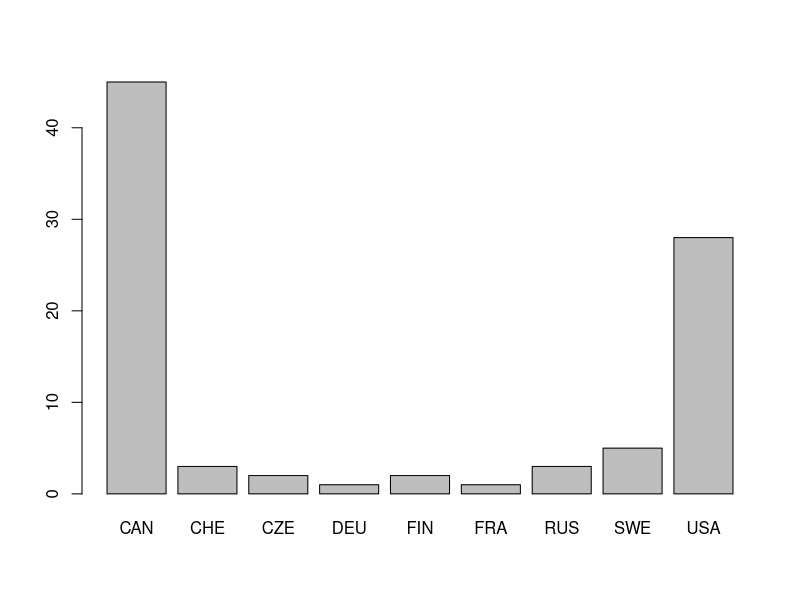

Write the R code that produced this figure. (Note: this script raises an error after producing the figure.)
#Tyler Lewris
#tal3fj
#Final Project
#Linear Method

setwd("~/Documents/UVA/UVA DS /SYS 6018 Data Mining/NHL_Salary")

# Grading Criteria
# Data exploration
# Data cleaning (missing values, outliers, etc.)
# Rationale for the selected statistical modeling methods
# Correct implementation and use of statistical modeling methods
# Appropriate model selection approach (train/test, cross-validation, etc.)
# Thoroughly documented code (R comments)
# Appropriate use of functions to reduce code complexity and redundancy
# Writing quality for final report, evaluated in terms of conformance to process outline, 
# level of detail, and correctness.

#NOTE: Data cleaning and exploration have been thoroughly done in a separate R file.
#The data in the csv's below have already been cleaned and explored.


library(car)
library(MASS)

#-------------------------------------------READ IN DATA------------------------------------------------

#------------------Full Data Set
#Defensive Players
full_D <- read.csv('full_D.csv', header=T) #reading in the data
#Offensive Players
full_F <- read.csv('full_F.csv', header=T)

#Check data has been read in properly
head(full_D)
head(full_F)

sum(is.na(full_D)) #no NA's
sum(is.na(full_F)) #no NA's

#Drop X and Name
full_D <- full_D[, -c(1:2)] 
full_F <- full_F[, -c(1:2)] 

#------------------Performance Only Data Set
#Defensive Players
perfonly_D <- read.csv('perfonly_D.csv', header=T) #reading in the data
#Offensive Players
perfonly_F <- read.csv('perfonly_F.csv', header=T)

#Check data has been read in properly
head(perfonly_D)
head(perfonly_F)

sum(is.na(perfonly_D)) #no NA's
sum(is.na(perfonly_F)) #no NA's

#Drop X, Name, and Age (We want performance metrics only)
perfonly_D <- perfonly_D[, -c(1:3)] 
perfonly_F <- perfonly_F[, -c(1:3)] 

#-------------------------------------------DATA EXPLORATION------------------------------------------------

#------------------Full Data Set
#Need to idetify which are categorical variables and which are numeric
lapply(full_D, class)
lapply(full_F, class)

#Nat converted to factor
full_D$Nat <- as.factor(full_D$Nat)
#Rest convert to numeric
full_D[2:88] <- lapply(full_D[2:88], as.numeric)

#Nat converted to factor
full_F$Nat <- as.factor(full_F$Nat)
#Rest convert to numeric
full_F[2:88] <- lapply(full_F[2:88], as.numeric)

#Putting response variable in first column
col_idx <- grep("cap_hit", names(full_D))
full_D <- full_D[, c(col_idx, (1:ncol(full_D))[-col_idx])]
names(full_D)

#Putting response variable in first column
col_idx <- grep("cap_hit", names(full_F))
full_F <- full_F[, c(col_idx, (1:ncol(full_F))[-col_idx])]
names(full_F)

#Looking at Nat
plot(full_D$Nat)
summary(full_D$Nat)
#Class imbalance: large number of Canada and USA Nat's but not others, going to combine into
#binary classificaiton. 1 for CanAndUSA and 0 for every other nationality.

full_D$CA_US = ifelse(((full_D$Nat == 'CAN')|(full_D$Nat == 'USA')),1,0)
full_D$CA_US<-as.factor(full_D$CA_US)
full_D = full_D[,-3]

full_F$CA_US = ifelse(((full_F$Nat == 'CAN')|(full_F$Nat == 'USA')),1,0)
full_F$CA_US<-as.factor(full_F$CA_US)
full_F = full_F[,-3]

#------------------Performance Only Data Set
#Need to idetify which are categorical variables and which are numeric
lapply(perfonly_D, class)
lapply(perfonly_F, class)

#Convert to numeric
perfonly_D[1:79] <- lapply(perfonly_D[1:79], as.numeric)

#Convert to numeric
perfonly_F[1:79] <- lapply(perfonly_F[1:79], as.numeric)

#Putting response variable in first column
col_idx <- grep("cap_hit", names(perfonly_D))
perfonly_D <- perfonly_D[, c(col_idx, (1:ncol(perfonly_D))[-col_idx])]
names(perfonly_D)

#Putting response variable in first column
col_idx <- grep("cap_hit", names(perfonly_F))
perfonly_F <- perfonly_F[, c(col_idx, (1:ncol(perfonly_F))[-col_idx])]
names(perfonly_F)

#-------------------------------------------LINEAR MODELING------------------------------------------------
#PRELIMINARY ANALYSIS
lm0=lm(cap_hit~., data = full_D)
summary(lm0) # HIGH r square but might largely due to multicollinearity
vif(lm0) # severe multicollineary

#-------------------------------------------ITERATIVE MODEL SELECTION------------------------------------------------
#-----------------------------------------------Lasso Regression------------------------------------------------

#Here, since we clearly have significant multicollinearity I am going to use Lasso regression (a method of variable selection)
#to identify the most important variables and move forward with modeling from there.

#------------------Full Data Set
#-------DEFENSE
## Put data into a matrix for ridge regression
sdata.m <- as.matrix(full_D)
class(sdata.m) <- "numeric"
#sdata.m <- sdata.m[,-3]
summary(sdata.m)

## Lasso regression uses the same function as ridge regression with alpha=1

#fit_lasso = glmnet(df_mat[, -which(names(df) == 'cap_hit')], df_mat[, 2], alpha = 1)

s.lasso <- glmnet(sdata.m[,-1], sdata.m[,1], alpha=1)
s.lasso$lambda[20]
s.lasso$lambda
coef(s.lasso)[,20]
#plot trace
plot(s.lasso, xvar = "lambda", label = TRUE)

which(coef(s.lasso)[,20] > 0)
#Variables with coefficients > 0
# AGE Ovrl xGF ly_salary ev_A1 ev_ixG ev_iSCF ev_iTKA pp_G pp_A1 pk_A stars

#get variables selected by lasso so it can actually run
good_vars = names(full_D)[which(coef(s.lasso)[,20] > 0)]
good_vars = as.data.frame(good_vars)
good_vars = good_vars[-1,]

#cross validate
lasso_cvm = cv.glmnet(sdata.m[, which(names(full_D) %in% good_vars)], sdata.m[, 1], alpha = 1)
min_lambda = lasso_cvm$lambda.min

#final lasso model
lasso_cvm = glmnet(sdata.m[, which(names(full_D) %in% good_vars)], sdata.m[, 1], alpha = 1, lambda = min_lambda)
lasso_cvm$lambda
coef(lasso_cvm)[,1]
lasso_cvm$dev.ratio
#Significant variables in full_D dataset
# [1] 0.742
# (Intercept)         xGF   ly_salary       ev_A1      ev_ixG     ev_iSCF     ev_iTKA        pp_G 
# 4.40e+05    1.05e+04    1.80e-01    1.81e+04    1.28e+05    1.25e+04    2.28e+04    1.68e+05 
# pp_A1        pk_A       stars 
# 5.10e+04    1.47e+05    1.07e+05

#-------OFFENSE
sdata.m <- as.matrix(full_F)
class(sdata.m) <- "numeric"
summary(sdata.m)
s.lasso <- glmnet(sdata.m[,-1], sdata.m[,1], alpha=1)
s.lasso$lambda[20]
s.lasso$lambda
coef(s.lasso)[,20]
#plot trace
plot(s.lasso, xvar = "lambda", label = TRUE)

which(coef(s.lasso)[,20] > 0)
#Variables with coefficients > 0
# (Intercept)      ev_PTS     ev_iFOW        pp_A      pp_PTS       stars 
#          1          23          45          54          56          87 

#get variables selected by lasso so it can actually run
good_vars = names(full_F)[which(coef(s.lasso)[,20] > 0)]
good_vars = as.data.frame(good_vars)
good_vars = good_vars[-1,]

#cross validate
lasso_cvm = cv.glmnet(sdata.m[, which(names(full_F) %in% good_vars)], sdata.m[, 1], alpha = 1)
min_lambda = lasso_cvm$lambda.min

#final lasso model
lasso_cvm = glmnet(sdata.m[, which(names(full_F) %in% good_vars)], sdata.m[, 1], alpha = 1, lambda = min_lambda)
lasso_cvm$lambda
coef(lasso_cvm)[,1]

#Significant variables in full_F dataset
# (Intercept)      ev_PTS     ev_iFOW        pp_A      pp_PTS       stars 
# 404795       16313        1615       98212       45844      196256

#------------------Performance Only Data Set
#-------DEFENSE
sdata.m <- as.matrix(perfonly_D)
class(sdata.m) <- "numeric"
summary(sdata.m)
s.lasso <- glmnet(sdata.m[,-1], sdata.m[,1], alpha=1)
s.lasso$lambda[20]
s.lasso$lambda
coef(s.lasso)[,20]
#plot trace
plot(s.lasso, xvar = "lambda", label = TRUE)

which(coef(s.lasso)[,20] > 0)
#Variables with coefficients > 0
# (Intercept)         xGF       ev_A1      ev_ixG     ev_iTKA        pp_G        pk_A ev_Prev3PTS 
# 1           9          14          23          35          45          56          69 
# stars 
# 79 

#get variables selected by lasso so it can actually run
good_vars = names(perfonly_D)[which(coef(s.lasso)[,20] > 0)]
good_vars = as.data.frame(good_vars)
good_vars = good_vars[-1,]

#cross validate
lasso_cvm = cv.glmnet(sdata.m[, which(names(perfonly_D) %in% good_vars)], sdata.m[, 1], alpha = 1)
min_lambda = lasso_cvm$lambda.min

#final lasso model
lasso_cvm = glmnet(sdata.m[, which(names(perfonly_D) %in% good_vars)], sdata.m[, 1], alpha = 1, lambda = min_lambda)
lasso_cvm$lambda
coef(lasso_cvm)[,1]

#Significant variables in perfonly_D dataset
# (Intercept)         xGF       ev_A1      ev_ixG     ev_iTKA        pp_G        pk_A ev_Prev3PTS 
# 413032       11162       15872      169249       24389      313131      296767       10449 
# stars 
# 75906 

#-------OFFENSE

sdata.m <- as.matrix(perfonly_F)
class(sdata.m) <- "numeric"
summary(sdata.m)
s.lasso <- glmnet(sdata.m[,-1], sdata.m[,1], alpha=1)
s.lasso$lambda[20]
s.lasso$lambda
coef(s.lasso)[,20]
#plot trace
plot(s.lasso, xvar = "lambda", label = TRUE)

which(coef(s.lasso)[,20] > 0)
#Variables with coefficients > 0
# (Intercept)      ev_PTS     ev_iFOW        pp_A      pp_PTS       stars 
# 1          15          37          46          48          79 

#get variables selected by lasso so it can actually run
good_vars = names(perfonly_F)[which(coef(s.lasso)[,20] > 0)]
good_vars = as.data.frame(good_vars)
good_vars = good_vars[-1,]

#cross validate
lasso_cvm = cv.glmnet(sdata.m[, which(names(perfonly_F) %in% good_vars)], sdata.m[, 1], alpha = 1)
min_lambda = lasso_cvm$lambda.min

#final lasso model
lasso_cvm = glmnet(sdata.m[, which(names(perfonly_F) %in% good_vars)], sdata.m[, 1], alpha = 1, lambda = min_lambda)
lasso_cvm$lambda
coef(lasso_cvm)[,1]

#Significant variables in perfonly_F dataset
# (Intercept)      ev_PTS     ev_iFOW        pp_A      pp_PTS       stars 
# 404795       16313        1615       98212       45844      196256


#CREATE BEST LINEAR MODELS FROM LASSO REGRESSION
lasso_full_D <- lm(cap_hit~ xGF + ly_salary + ev_A1 + ev_ixG + ev_iSCF + ev_iTKA + pp_G, data= full_D)
summary(lasso_full_D)
vif(lasso_full_D)
#Adjusted R-squared:  0.725

lasso_full_F <- lm(cap_hit~ ev_PTS + ev_iFOW + pp_A + pp_PTS + stars, data= full_F)
summary(lasso_full_F)
vif(lasso_full_F)
#Adjusted R-squared:  0.844

lasso_perfonly_D <- lm(cap_hit~ xGF + ev_A1 + ev_ixG + ev_iTKA + pp_G + pk_A + ev_Prev3PTS + stars, data= perfonly_D)
summary(lasso_perfonly_D)
vif(lasso_perfonly_D)
#Adjusted R-squared:  0.719

lasso_perfonly_F <- lm(cap_hit~ ev_PTS + ev_iFOW + pp_A + pp_PTS + stars, data= perfonly_F)
summary(lasso_perfonly_F)
vif(lasso_perfonly_F)
#Adjusted R-squared:  0.844

#-----------------------------------------------End of Lasso Regression------------------------------------------------
#-----------------------------------------------ITERATIVE MODEL SELECTION------------------------------------------------


#----------------------------Full Defense Data Set
## Iterative model selection
## Begin by defining the models with no variables (null) and all variables (full)
model.null <- lm(cap_hit~1, data=full_D)
model.full <- lm(cap_hit~., data=full_D)

## Forward selection
step(model.null, scope=list(lower=model.null, upper=model.full), direction="forward")
# Step:  AIC=2386
# cap_hit ~ xGF + pp_G + ev_iTKA + Ovrl + ly_salary + AGE + pp_Prev3PPG + 
#   ev_Prev3G + ev_CF + ev_G + ev_ixG + ly_cap_hit + DftRd + 
#   ev_iHA + pp_Pct. + OTG + ev_FF + GWG + stars + DftYr + ev_Prev3A + 
#   CA_US + pk_Prev3Blk + pk_Prev3TOI + pk_RelPct.

## Backward selection
step(model.full, scope=list(lower=model.null, upper=model.full), direction="backward")
# Step:  AIC=2345
# cap_hit ~ ly_cap_hit + Ht + Wt + DftYr + DftRd + Ovrl + GP + 
#   plusminus + PIM + OTG + GWG + NPD + xGF + xGA + Grit + ly_salary + 
#   ev_G + ev_A + ev_IPP. + ev_SH. + ev_PDO + ev_Pct. + ev_RelPct. + 
#   ev_iSCF + ev_iCF + ev_iFF + ev_Pass + ev_iHF + ev_iHA + ev_iGVA + 
#   ev_iTKA + ev_iFOW + ev_FO. + ev_CF + ev_CA + ev_FF + ev_FA + 
#   ev_SCF + pp_G + pp_A1 + pp_TOI + pp_F.60 + pp_Pct. + pk_G + 
#   pk_A + pk_TOI + pk_TOIGP + pk_A.60 + pk_Pct. + pk_RelPct. + 
#   pk_iTKA + Prev3GP + ev_Prev3G + ev_Prev3A + ev_Prev3TOI + 
#   pp_Prev3PPG + pp_Prev3PPA + pp_Prev3TOI + pk_Prev3Hits + 
#   pk_Prev3TOI

## Stepwise selection
step(model.null, scope=list(lower=model.null, upper=model.full), direction="both")
# Step:  AIC=2384
# cap_hit ~ xGF + ev_iTKA + Ovrl + ly_salary + pp_Prev3PPG + ev_Prev3G + 
#   ev_CF + ev_G + ev_ixG + ly_cap_hit + DftRd + ev_iHA + pp_Pct. + 
#   OTG + ev_FF + GWG + stars + DftYr + ev_Prev3A + CA_US + pk_Prev3Blk + 
#   pk_Prev3TOI

#Stepmodel with stepwise selection
step_fulld <- lm(cap_hit ~ xGF + ev_iTKA + Ovrl + ly_salary + pp_Prev3PPG + ev_Prev3G + 
                   ev_CF + ev_G + ev_ixG + ly_cap_hit + DftRd + ev_iHA + pp_Pct. + 
                   OTG + ev_FF + GWG + stars + DftYr + ev_Prev3A + CA_US + pk_Prev3Blk + 
                   pk_Prev3TOI, data=full_D)

# Take a look at the model statistics and if there is any multicollinearity present that we need to be worried about.
summary(step_fulld)
vif(step_fulld)
which(vif(step_fulld) < 10)
#Remove multicollinear variables
step_fulld1 <- lm(cap_hit ~ ev_iTKA + pp_Prev3PPG + ev_Prev3G + ev_G + 
                    ev_iHA + pp_Pct. + OTG + GWG + stars + DftYr + ev_Prev3A + 
                    CA_US, data=full_D)
summary(step_fulld1)
vif(step_fulld1)
#no longer multicollinearity in the model

#----------------------------Full Offense Data Set
## Iterative model selection
## Begin by defining the models with no variables (null) and all variables (full)
model.null <- lm(cap_hit~1, data=full_F)
model.full <- lm(cap_hit~., data=full_F)

## Forward selection
step(model.null, scope=list(lower=model.null, upper=model.full), direction="forward")
# Step:  AIC=5043
# cap_hit ~ stars + pp_A + ev_iFOW + AGE + ly_salary + plusminus + 
#   ly_cap_hit + pp_G + pp_TOI.GP + ev_iTKA + GP + ev_iFF + Grit + 
#   Prev3GP + ev_PTS + ev_Prev3TOI + pp_A1 + pk_RelPct. + ev_CA + 
#   ev_FA + ev_CF + Eplusminus + pk_A + pk_G + ev_Prev3A + ev_iRB + 
#   ev_SCA + xGF + ev_iHF + ev_iSF

## Backward selection
step(model.full, scope=list(lower=model.null, upper=model.full), direction="backward")
# Step:  AIC=5041
# cap_hit ~ ly_cap_hit + AGE + GP + Eplusminus + PIM + xGF + xGA + 
#   Grit + ly_salary + ev_A1 + ev_SH. + ev_F.60 + ev_A.60 + ev_RelPct. + 
#   ev_iCF + ev_iSF + ev_Pass + ev_iHF + ev_iTKA + ev_iBLK + 
#   ev_iFOW + ev_CF + ev_CA + ev_FA + ev_SCA + pp_G + pp_A + 
#   pp_A1 + pp_A.60 + pk_A + pk_F.60 + Prev3GP + ev_Prev3A + 
#   ev_Prev3TOI + pp_Prev3PPG + pp_Prev3PPA + pp_Prev3TOI + pk_Prev3TOI + 
#   stars

## Stepwise selection
step(model.null, scope=list(lower=model.null, upper=model.full), direction="both")
# Step:  AIC=5043
# cap_hit ~ stars + pp_A + ev_iFOW + AGE + ly_salary + ly_cap_hit + 
#   pp_G + pp_TOI.GP + ev_iTKA + GP + ev_iFF + Grit + Prev3GP + 
#   ev_PTS + ev_Prev3TOI + pp_A1 + pk_RelPct. + ev_CA + ev_FA + 
#   ev_CF + Eplusminus + pk_A + pk_G

#Stepmodel with stepwise selection
step_fullf <- lm(cap_hit ~ stars + pp_A + ev_iFOW + AGE + ly_salary + ly_cap_hit + 
                   pp_G + pp_TOI.GP + ev_iTKA + GP + ev_iFF + Grit + Prev3GP + 
                   ev_PTS + ev_Prev3TOI + pp_A1 + pk_RelPct. + ev_CA + ev_FA + 
                   ev_CF + Eplusminus + pk_A + pk_G, data=full_F)

# Take a look at the model statistics and if there is any multicollinearity present that we need to be worried about.
summary(step_fullf)
vif(step_fullf)
which(vif(step_fullf) < 10)

#Remove multicollinear variables
step_fullf1 <- lm(cap_hit ~ ev_iFOW + AGE + pp_G + pp_TOI.GP + 
                    ev_iTKA + Grit + pp_A1 + pk_RelPct. + Eplusminus + pk_A + pk_G, data=full_F)
summary(step_fullf1)
vif(step_fullf1)
#no longer multicollinearity in the model

#BEST DEFENSE MODEL = step_fulld1
#BEST OFFENSE MODEL = step_fullf1

#----------------------------Performance Only Defense Data Set
## Iterative model selection
## Begin by defining the models with no variables (null) and all variables (full)
model.null <- lm(cap_hit~1, data=perfonly_D)
model.full <- lm(cap_hit~., data=perfonly_D)

## Forward selection
step(model.null, scope=list(lower=model.null, upper=model.full), direction="forward")
# Step:  AIC=2437.85
# cap_hit ~ xGF + pp_G + ev_iTKA + pk_Prev3TOI + pp_Prev3PPG + 
#   NPD + ev_iSCF + PIM + ev_iDS + ev_G + ev_Prev3Corsi + ev_ixG + 
#   pp_Prev3PPA + pp_A1 + ev_iCF + Grit + OTG + ev_F.60 + ev_IPP.

## Backward selection
step(model.full, scope=list(lower=model.null, upper=model.full), direction="backward")
# Step:  AIC=2403.72
# cap_hit ~ GP + plusminus + Eplusminus + PIM + OTG + NPD + xGF + 
#   Grit + ev_G + ev_A + ev_A1 + ev_F.60 + ev_A.60 + ev_Pct. + 
#   ev_iSCF + ev_iCF + ev_iFF + ev_iSF + ev_iRS + ev_Pass + ev_iHF + 
#   ev_iHA + ev_iGVA + ev_iTKA + ev_iBLK + ev_CF + ev_CA + ev_FF + 
#   ev_FA + ev_SCF + ev_SCA + pp_A + pp_A1 + pp_TOI + pp_A.60 + 
#   pp_RelPct. + pk_G + pk_A + pk_TOI + pk_TOIGP + pk_F.60 + 
#   pk_A.60 + pk_Pct. + pk_RelPct. + pk_iBLK + ev_Prev3Corsi + 
#   pp_Prev3PPG + pp_Prev3PPA + pp_Prev3TOI + pk_Prev3Blk + pk_Prev3Hits + 
#   pk_Prev3TOI

## Stepwise selection
step(model.null, scope=list(lower=model.null, upper=model.full), direction="both")
# Step:  AIC=2433.94
# cap_hit ~ pp_G + ev_iTKA + pk_Prev3TOI + pp_Prev3PPG + NPD + 
#   ev_iDS + ev_G + ev_Prev3Corsi + ev_ixG + pp_Prev3PPA + pp_A1 + 
#   ev_iCF + Grit + OTG + ev_SCA

#Stepmodel with stepwise selection
step_perfonlyd <- lm(cap_hit ~ pp_G + ev_iTKA + pk_Prev3TOI + pp_Prev3PPG + NPD + 
                   ev_iDS + ev_G + ev_Prev3Corsi + ev_ixG + pp_Prev3PPA + pp_A1 + 
                   ev_iCF + Grit + OTG + ev_SCA, data=perfonly_D)

# Take a look at the model statistics and if there is any multicollinearity present that we need to be worried about.
summary(step_perfonlyd)
vif(step_perfonlyd)
which(vif(step_perfonlyd) < 10)

#Remove multicollinear variables
step_perfonlyd1 <- lm(cap_hit ~ pp_G + ev_iTKA + pk_Prev3TOI + pp_Prev3PPG + NPD + 
                       ev_iDS + ev_G + ev_Prev3Corsi + pp_Prev3PPA + pp_A1 + 
                       Grit + OTG, data=perfonly_D)
summary(step_perfonlyd1)
vif(step_perfonlyd1)
#no longer multicollinearity in the model

#----------------------------Performance Only Offense Data Set
## Iterative model selection
## Begin by defining the models with no variables (null) and all variables (full)
model.null <- lm(cap_hit~1, data=perfonly_F)
model.full <- lm(cap_hit~., data=perfonly_F)

## Forward selection
step(model.null, scope=list(lower=model.null, upper=model.full), direction="forward")
# Step:  AIC=5081.57
# cap_hit ~ stars + pp_A + ev_iFOW + Eplusminus + pk_RelPct. + 
#   pp_G + ev_iHF + GP + ev_PTS + ev_iTKA + pp_A1 + pk_Prev3TOI + 
#   ev_CA + xGF + ev_iSCF + pp_Prev3PPA + ev_iRB + ev_iCF + ev_FA + 
#   pk_A + pk_TOI + ev_iSF

## Backward selection
step(model.full, scope=list(lower=model.null, upper=model.full), direction="backward")
# Step:  AIC=5067.67
# cap_hit ~ GP + Eplusminus + OTG + xGF + ev_A1 + ev_ixG + ev_iSCF + 
#   ev_iFF + ev_iSF + ev_Pass + ev_iHF + ev_iTKA + ev_iFOW + 
#   ev_CA + ev_SCA + pp_G + pp_A + pp_A1 + pp_TOI.GP + pp_A.60 + 
#   pk_RelPct. + Prev3GP + ev_Prev3G + ev_Prev3A + ev_Prev3TOI + 
#   pp_Prev3PPA + pk_Prev3TOI + stars

## Stepwise selection
step(model.null, scope=list(lower=model.null, upper=model.full), direction="both")
# Step:  AIC=5080.62
# cap_hit ~ stars + pp_A + ev_iFOW + Eplusminus + pk_RelPct. + 
#   pp_G + ev_iHF + GP + ev_PTS + ev_iTKA + pp_A1 + ev_CA + xGF + 
#   ev_iSCF + pp_Prev3PPA + ev_iRB + ev_iCF + ev_FA + pk_A + 
#   pk_TOI + ev_iSF

#Stepmodel with stepwise selection
step_perfonlyf <- lm(cap_hit ~ stars + pp_A + ev_iFOW + Eplusminus + pk_RelPct. + 
                       pp_G + ev_iHF + GP + ev_PTS + ev_iTKA + pp_A1 + ev_CA + xGF + 
                       ev_iSCF + pp_Prev3PPA + ev_iRB + ev_iCF + ev_FA + pk_A + 
                       pk_TOI + ev_iSF, data=perfonly_F)

# Take a look at the model statistics and if there is any multicollinearity present that we need to be worried about.
summary(step_perfonlyf)
vif(step_perfonlyf)
which(vif(step_perfonlyf) < 10)

#Remove multicollinear variables
step_perfonlyf1 <- lm(cap_hit ~ ev_iFOW + Eplusminus + pk_RelPct. + pp_G + ev_iHF + 
                        ev_iTKA + pp_A1 + pp_Prev3PPA + ev_iRB + 
                        pk_A + pk_TOI, data=perfonly_F)
summary(step_perfonlyf1)
vif(step_perfonlyf1)
#no longer multicollinearity in the model

#BEST DEFENSE MODEL = step_perfonlyd1
#BEST OFFENSE MODEL = step_perfonlyf1

#Now lets test our hypothesis and see which model performs better

summary(step_fulld1)
# Adjusted R-squared:  0.788
# p-value: < 2.2e-16

summary(step_fullf1)
# Adjusted R-squared:  0.789
# p-value: < 2.2e-16

summary(step_perfonlyd1)
# Adjusted R-squared:  0.782
# p-value: < 2.2e-16

summary(step_perfonlyf1)
# Adjusted R-squared:  0.784
# p-value: < 2.2e-16

anova(step_fulld1, step_perfonlyd1)
anova(step_fullf1, step_perfonlyf1)

#RESIDUAL ANALYSIS
#Plot residuals vs. fitted
ti <- rstudent(step_fulld1)
yhat <- fitted(step_fulld1)
plot(yhat, ti) #small pattern but still distributed around 0
abline(0,0)
summary(influence.measures(step_fulld1)) #no significant influential measures
qqnorm(ti) #looks good
qqline(ti)

#Plot residuals vs. fitted
ti <- rstudent(step_fullf1)
yhat <- fitted(step_fullf1)
plot(yhat, ti) #small pattern but still distributed around 0
abline(0,0)
summary(influence.measures(step_fullf1)) #no significant influential measures
qqnorm(ti) #significant fanning towards the tails
qqline(ti)

#Plot residuals vs. fitted
ti <- rstudent(step_perfonlyd1)
yhat <- fitted(step_perfonlyd1)
plot(yhat, ti) #small pattern but still distributed around 0
abline(0,0)
summary(influence.measures(step_perfonlyd1)) #no significant influential measures
qqnorm(ti) #significant fanning towards the tails
qqline(ti)

#Plot residuals vs. fitted
ti <- rstudent(step_perfonlyf1)
yhat <- fitted(step_perfonlyf1)
plot(yhat, ti)
abline(0,0) #small pattern but still distributed around 0
summary(influence.measures(step_perfonlyf1)) #no significant influential measures
qqnorm(ti) #significant fanning towards the tails
qqline(ti)


#---------------------------------------------Comparative Model Selection--------------------------------------------
#The data frame full_Dnm I deleted because it didnt make sense
#We can easily remove this seciton if we dont want to use it


#Using comparative model selection on the dataset with no multicollinearity
bestmod <- regsubsets(cap_hit~., data=full_Dnm, nbest=10)

## The 10 best models for each number of explanatory variables in the model
summary(bestmod)
best.sum <- as.data.frame(summary(bestmod)$outmat)
best.sum$p <- as.numeric(substr(rownames(best.sum),1,1))+1

## The criterion values corresponding to each model
best.sum$rss <- summary(bestmod)$rss
best.sum$adjr2 <- summary(bestmod)$adjr2
best.sum$cp <- summary(bestmod)$cp
best.sum$bic <- summary(bestmod)$bic

## Determine "best" models
best.sum[order(best.sum$rss),]
best.sum[order(best.sum$adjr2,decreasing=T),]
best.sum[order(best.sum$cp),]
best.sum[order(best.sum$bic),]

#---------------------------------------------K-Fold Cross Validation--------------------------------------------
#I am selecting K-fold Cross-Validation for its ease of use and will be 
#using 5 as my k-fold value. To derive this value, I performed three different K-fold CV's using k = 3,
#k=5, and k=10. For the purpose of this assignment, K=5 made the most sense both computationally and
#logically. 

# K-fold cross-validation
library(boot) #necessary library for logistic regression models

#CROSS VALIDATION ON LASSO MODELS----------------------
#K = 5 in K-fold cross-validation 
cv.lm(data = full_D, lasso_full_D, m=5)

#K = 5 in K-fold cross-validation 
cv.lm(data = full_F, lasso_full_F, m=5)

#K = 5 in K-fold cross-validation 
cv.lm(data = perfonly_D, lasso_perfonly_D, m=5)

#K = 5 in K-fold cross-validation 
cv.lm(data = perfonly_F, lasso_perfonly_F, m=5)

#CROSS VALIDATION ON STEPWISE MODELS-------------------
#K = 5 in K-fold cross-validation 
cv.lm(data = full_D, step_fulld1, m=5)

#K = 5 in K-fold cross-validation 
cv.lm(data = full_F, step_fullf1, m=5)

#K = 5 in K-fold cross-validation 
cv.lm(data = perfonly_D, step_perfonlyd1, m=5)

#K = 5 in K-fold cross-validation 
cv.lm(data = perfonly_F, step_perfonlyf1, m=5)
